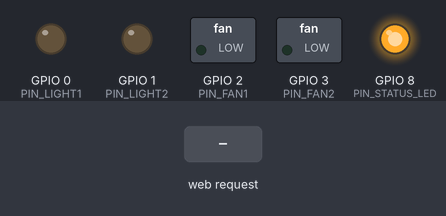
Simulated run of this sketch. Board: ESP32-C3. On the bench: switched loads named in the sketch (green lamp = pin HIGH), output pins drawn as LEDs (lit = HIGH). The inputs (shaded band) are chosen by the test bench. WiFi joins after 1.5 s; servers stay silent unless stated; what the sketch prints to the serial monitor is not drawn.

Above: at 3.1 s.
3.2 s: HTTP request GET /light1/on received
At 3.8 s:
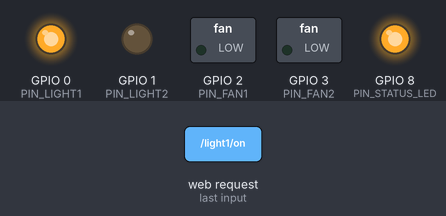
4.8 s: HTTP request GET /light2/on received
At 6.1 s:
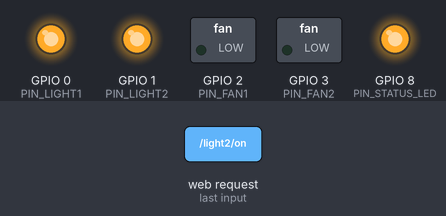
6.4 s: HTTP request GET /light1/off received
At 7.5 s:
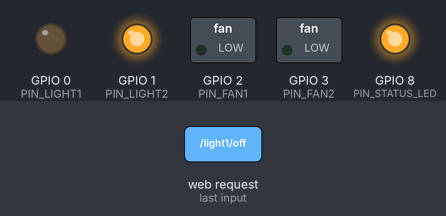
8.0 s: HTTP request GET /fan1/on received
At 8.7 s:
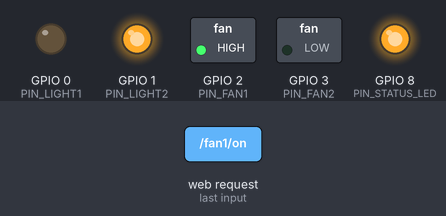
9.6 s: HTTP request GET /light2/off received
At 10.9 s:
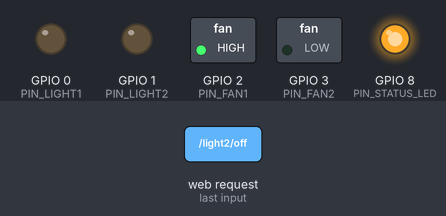
11.2 s: HTTP request GET /fan2/on received
At 12.3 s:
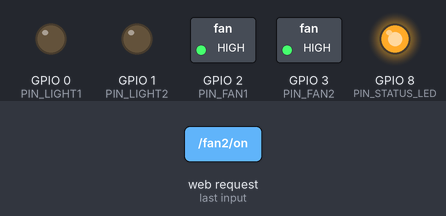
Timing chart, 0 to 13.8 s (numbered marks = the images above; inputs shaded):
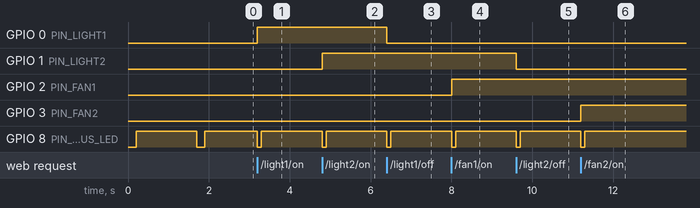

Measured:
- after the input at 3.2 s, GPIO 0 (PIN_LIGHT1): LOW → HIGH at once; GPIO 8 (PIN_STATUS_LED): HIGH → LOW at once, → HIGH 0.10 s later
- after the input at 4.8 s, GPIO 1 (PIN_LIGHT2): LOW → HIGH at once; GPIO 8 (PIN_STATUS_LED): HIGH → LOW at once, → HIGH 0.10 s later
- after the input at 6.4 s, GPIO 0 (PIN_LIGHT1): HIGH → LOW at once; GPIO 8 (PIN_STATUS_LED): HIGH → LOW at once, → HIGH 0.10 s later
- after the input at 8.0 s, GPIO 2 (PIN_FAN1): LOW → HIGH at once; GPIO 8 (PIN_STATUS_LED): HIGH → LOW at once, → HIGH 0.10 s later
- after the input at 9.6 s, GPIO 1 (PIN_LIGHT2): HIGH → LOW at once; GPIO 8 (PIN_STATUS_LED): HIGH → LOW at once, → HIGH 0.10 s later
- after the input at 11.2 s, GPIO 3 (PIN_FAN2): LOW → HIGH at once; GPIO 8 (PIN_STATUS_LED): HIGH → LOW at once, → HIGH 0.10 s later

The sketch:

sketch_aug26a.ino
```cpp
#include <WiFi.h>
#include <WebServer.h>

// ---------------------------------------------------------------------------
// Wi-Fi credentials — set these to your laptop's mobile hotspot
// ---------------------------------------------------------------------------
const char* WIFI_SSID     = "SSID";
const char* WIFI_PASSWORD = "PASSWORD";

// ---------------------------------------------------------------------------
// Pin assignments
// ---------------------------------------------------------------------------
const int PIN_LIGHT1     = 0;
const int PIN_LIGHT2     = 1;
const int PIN_FAN1       = 2;   // DRV8833 IN1
const int PIN_FAN2       = 3;   // DRV8833 IN3
const int PIN_STATUS_LED = 8;   // Onboard blue LED, active-LOW

const int LED_ON  = LOW;
const int LED_OFF = HIGH;

WebServer server(80);

// Wi-Fi health check interval (simple auto-reconnect for production use)
unsigned long lastWifiCheck = 0;
const unsigned long WIFI_CHECK_INTERVAL_MS = 5000;

// ---------------------------------------------------------------------------
// Blink the onboard status LED for `durationMs`, then restore it to OFF.
// Brief blocking delay is fine here since pulses are short (100-200 ms)
// and only occur on discrete events, not continuously.
// ---------------------------------------------------------------------------
void blinkStatusLed(unsigned long durationMs) {
  digitalWrite(PIN_STATUS_LED, LED_ON);
  delay(durationMs);
  digitalWrite(PIN_STATUS_LED, LED_OFF);
}

// ---------------------------------------------------------------------------
// Generic helper: set an appliance pin, blink the status LED to confirm the
// command executed, and send the plain-text HTTP reply.
// ---------------------------------------------------------------------------
void handleAppliance(int pin, int level, const char* okMessage) {
  digitalWrite(pin, level);
  blinkStatusLed(100);   // 100 ms pulse = "valid command executed"
  server.send(200, "text/plain", String("OK: ") + okMessage);
}

// ---------------------------------------------------------------------------
// Route handlers
// ---------------------------------------------------------------------------
void handleLight1On()  { handleAppliance(PIN_LIGHT1, HIGH, "Light 1 ON"); }
void handleLight1Off() { handleAppliance(PIN_LIGHT1, LOW,  "Light 1 OFF"); }
void handleLight2On()  { handleAppliance(PIN_LIGHT2, HIGH, "Light 2 ON"); }
void handleLight2Off() { handleAppliance(PIN_LIGHT2, LOW,  "Light 2 OFF"); }
void handleFan1On()    { handleAppliance(PIN_FAN1,   HIGH, "Fan 1 ON"); }
void handleFan1Off()   { handleAppliance(PIN_FAN1,   LOW,  "Fan 1 OFF"); }
void handleFan2On()    { handleAppliance(PIN_FAN2,   HIGH, "Fan 2 ON"); }
void handleFan2Off()   { handleAppliance(PIN_FAN2,   LOW,  "Fan 2 OFF"); }

void handleNotFound() {
  server.send(404, "text/plain", "ERROR: Not Found");
}

// ---------------------------------------------------------------------------
// setup()
// ---------------------------------------------------------------------------
void setup() {
  Serial.begin(115200);
  delay(200);
  Serial.println();
  Serial.println("Booting ESP32-C3 Smart Home Controller...");

  pinMode(PIN_LIGHT1, OUTPUT);
  pinMode(PIN_LIGHT2, OUTPUT);
  pinMode(PIN_FAN1, OUTPUT);
  pinMode(PIN_FAN2, OUTPUT);
  digitalWrite(PIN_LIGHT1, LOW);
  digitalWrite(PIN_LIGHT2, LOW);
  digitalWrite(PIN_FAN1, LOW);
  digitalWrite(PIN_FAN2, LOW);

  pinMode(PIN_STATUS_LED, OUTPUT);
  digitalWrite(PIN_STATUS_LED, LED_OFF);

  // --- Connect to Wi-Fi hotspot ---
  WiFi.mode(WIFI_STA);
  WiFi.begin(WIFI_SSID, WIFI_PASSWORD);
  Serial.print("Connecting to Wi-Fi");
  while (WiFi.status() != WL_CONNECTED) {
    delay(300);
    Serial.print(".");
  }
  Serial.println();
  Serial.print("Connected! IP address: ");
  Serial.println(WiFi.localIP());

  blinkStatusLed(200);

  // --- Register HTTP routes ---
  server.on("/light1/on",  HTTP_GET, handleLight1On);
  server.on("/light1/off", HTTP_GET, handleLight1Off);
  server.on("/light2/on",  HTTP_GET, handleLight2On);
  server.on("/light2/off", HTTP_GET, handleLight2Off);
  server.on("/fan1/on",    HTTP_GET, handleFan1On);
  server.on("/fan1/off",   HTTP_GET, handleFan1Off);
  server.on("/fan2/on",    HTTP_GET, handleFan2On);
  server.on("/fan2/off",   HTTP_GET, handleFan2Off);
  server.onNotFound(handleNotFound);

  server.begin();
  Serial.println("HTTP server started.");
}

// ---------------------------------------------------------------------------
// loop()
// ---------------------------------------------------------------------------
void loop() {
  if (millis() - lastWifiCheck > WIFI_CHECK_INTERVAL_MS) {
    lastWifiCheck = millis();
    if (WiFi.status() != WL_CONNECTED) {
      Serial.println("Wi-Fi disconnected — attempting reconnect...");
      WiFi.reconnect();
    }
  }
  server.handleClient();
}
```
